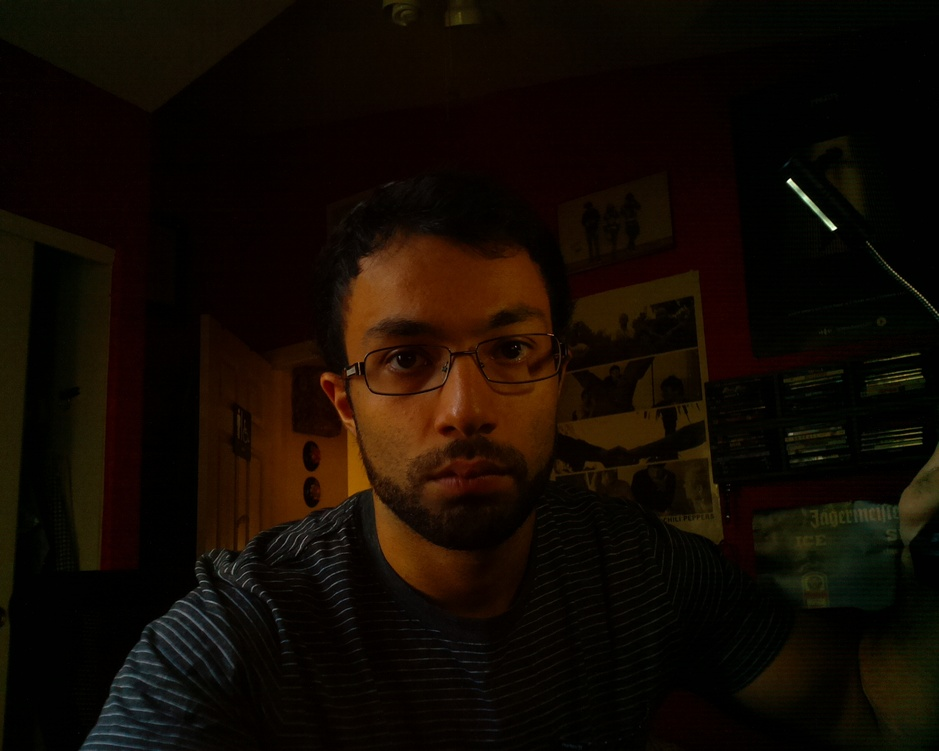
#> input picture Experiments/FeatureDetection/testAli.jpg, 939 x 751 px, shrunk from 1280 x 1024 before the run
$ python manualForegroundExtraction.py
#> lines starting #> are read from the running program, lines starting #| are printed output that depends on the picture
import cv2
import numpy as np
import matplotlib.pyplot as plt

img = cv2.imread('testAli.jpg')
#> img is the input picture: shape (751, 939, 3); mean B, G, R 3.1, 10.1, 18.5
mask = np.zeros(img.shape[:2], np.uint8)    # Return a rray of 2 of 8 bit integers.

bgdModel = np.zeros((1, 65), np.float64)    # The background model we'll use with up to 64 shapes with 64 bit integers.
fgdModel = np.zeros((1,65), np.float64)

rect = (50, 50, 50, 50)

# We take the img read, apply the mask with a outlining of the rect dimensions sepcified, and push this onto the fgdModel.
cv2.grabCut(img, mask, rect, bgdModel, fgdModel, 5, cv2.GC_INIT_WITH_RECT)

mask2 = np.where((mask==2) | (mask == 0), 0, 1).astype('uint8')
#We either have a 0 or 2 from the mask declared about.
img = img*mask2[:,:,np.newaxis]
#> img: shape (751, 939, 3); every value is 0
plt.imshow(img)
plt.colorbar()
plt.show()
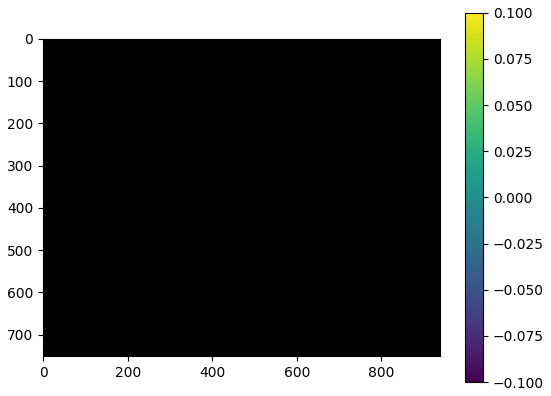
#> figure drawn by matplotlib, 2 panels
